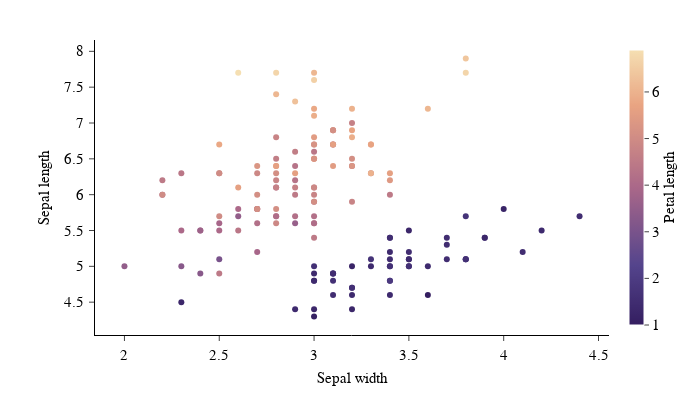

Notebook code cell kept with this figure:
### Markdown cell above
# 2. Scatter plot with `plotly`

### Code cell
fig = px.scatter(
    df,
    x="sepal_width",
    y="sepal_length",
    color="petal_length",
    color_continuous_scale=apc.gradients.magma.to_plotly_colorscale(),
)

apc.plotly.style_plot(fig, monospaced_axes="all")
apc.plotly.set_figure_dimensions(fig, "float_wide")

fig.show()

### Figure 1 — Plotly figure (JSON) as saved in the notebook; plotly's stock layout.template omitted (floating-point values rounded to 4 significant figures; data arrays with more than 128 entries replaced by an {"elided": "..."} marker saying what was removed)
{"data": [{"hovertemplate": "sepal_width=%{x}<br>sepal_length=%{y}<br>petal_length=%{marker.color}<extra></extra>", "legendgroup": "", "marker": {"color": {"elided": "150 float values"}, "coloraxis": "coloraxis", "symbol": "circle"}, "mode": "markers", "name": "", "orientation": "v", "showlegend": false, "type": "scatter", "x": {"elided": "150 float values"}, "xaxis": "x", "y": {"elided": "150 float values"}, "yaxis": "y"}], "layout": {"coloraxis": {"colorbar": {"tickfont": {"family": "SuisseIntlMono", "size": 14.5}, "title": {"text": "Petal length"}}, "colorscale": {"elided": "256x2 mixed values"}}, "height": 420, "legend": {"tracegroupgap": 0}, "width": 700, "xaxis": {"anchor": "y", "domain": [0, 1], "tickfont": {"family": "SuisseIntlMono", "size": 14.5}, "tickformat": ",", "title": {"text": "Sepal width"}}, "yaxis": {"anchor": "x", "domain": [0, 1], "tickfont": {"family": "SuisseIntlMono", "size": 14.5}, "tickformat": ",", "title": {"text": "Sepal length"}}}}
